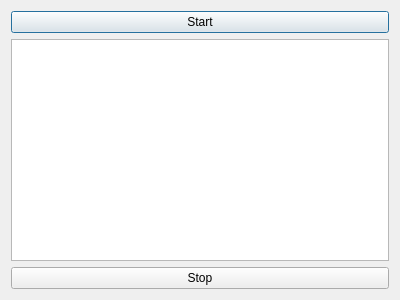
<?xml version="1.0" encoding="UTF-8"?>
<ui version="4.0">
 <class>Dialog</class>
 <widget class="QDialog" name="Dialog">
  <property name="geometry">
   <rect>
    <x>0</x>
    <y>0</y>
    <width>400</width>
    <height>300</height>
   </rect>
  </property>
  <property name="windowTitle">
   <string>Dialog</string>
  </property>
  <layout class="QVBoxLayout" name="verticalLayout">
   <item>
    <widget class="QPushButton" name="startButton">
     <property name="text">
      <string>Start</string>
     </property>
    </widget>
   </item>
   <item>
    <widget class="QGraphicsView" name="graphicsView"/>
   </item>
   <item>
    <widget class="QPushButton" name="stopButton">
     <property name="text">
      <string>Stop</string>
     </property>
    </widget>
   </item>
  </layout>
 </widget>
 <layoutdefault spacing="6" margin="11"/>
 <resources/>
 <connections/>
</ui>
